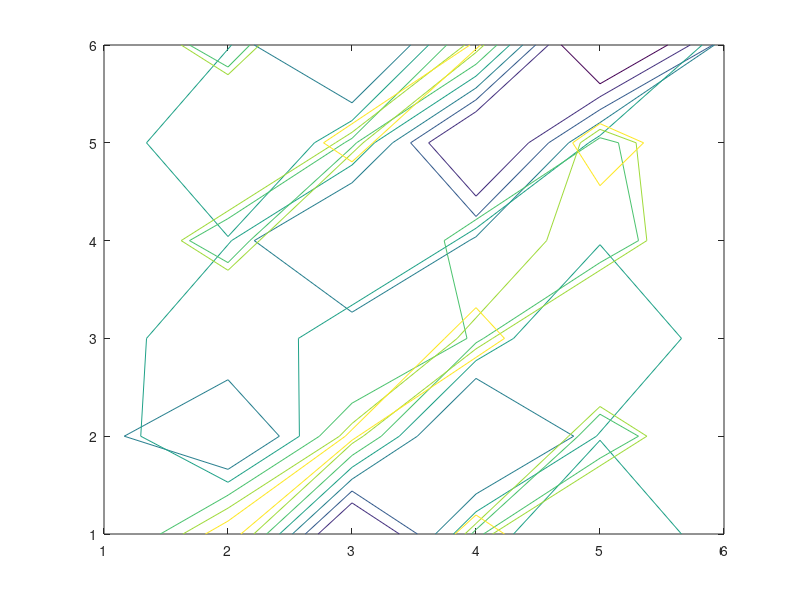
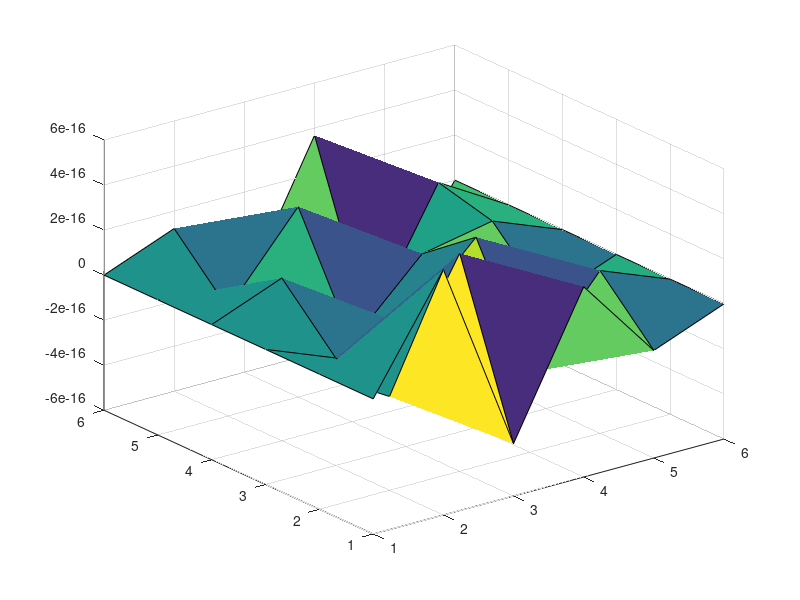

Source code (MATLAB) for these figures, in order:
clc; 
clear; 
x=input('Please enter X domain :                        x='); 
t=input('Please ener T domain  :                        t='); 
n=input('Please enter nodes nUmber:                     n='); 
m=input('Plese enter total step of time:                m='); 
c=1;
h=x/n; 
k=t/m; 
y=(c*k)/h; 
U=zeros(m+1,n+1); 
%%%%%%%%%%%%%%%%%%%%%%%%%%%%%%%%
for j=1:m+1 
    U(m+2-j,1)=0; 
end 
for i=1:n+1 
    U(m+1,i)=sin((i-1)*pi*h); 
end 
for j=1:m+1 
    U(m+2-j,n+1)=0; 
end 
for i=2:n 
    U(m,i)=((y^2)/2)*(U(m+1,i+1)+U(m+1,i-1))+(1-(y^2))*(U(m+1,i)); 
end 
for j=2:m 
    for i=2:n 
        U(m+2-(j+1),i)=(y^2)*U(m+2-j,i+1)+2*(1-(y^2))*U(m+2-j,i)+(y^2)*U(m+2-j,i-1)-U(m+2-(j-1),i); 
    end 
end 
U 
contour(U) 
figure
surf(U) 
 
 
 
 
 
 